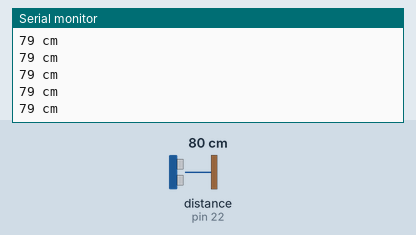
A sketch run on a simulated Arduino Mega 2560, built with avr-gcc and run on an emulated ATmega2560. Shown: the last lines printed to the serial monitor. Inputs (shaded band) come from the test bench; at power-on: distance to the obstacle (sensor on pin 22) 80 cm. The echo pulse lasts 58.3 µs per cm.

Above: at 1.2 s.
1.3 s: distance to the obstacle (sensor on pin 22) set to 2 cm
At 1.48 s:
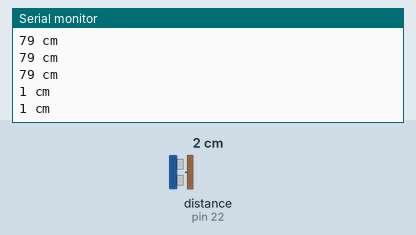
2.8 s: distance to the obstacle (sensor on pin 22) set to 4 cm
At 2.89 s:
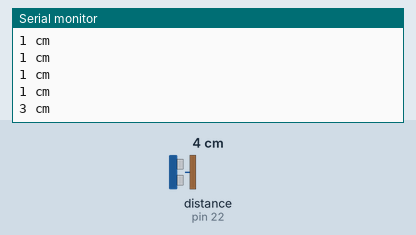
Timing chart, 0 to 5.8 s (numbered marks = the images above; inputs shaded):
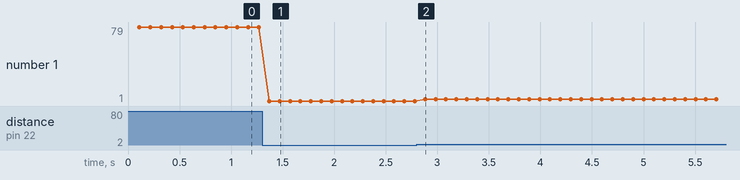

Measured:
- after the input at 1.3 s, the serial monitor: prints a new line after 0.07 s (image 1)
- after the input at 2.8 s, the serial monitor: prints a new line after 0.08 s (image 2)
- plotted number 1: 79 → 1 after the input at 1.3 s, 1 → 3 after the input at 2.8 s

The sketch:

Ultrasound_test.ino
```cpp
#define US 22
#define SPEED_OF_SOUND 0.034

uint16_t read_motion_sensor();


void setup()
{
	Serial.begin(115200);
	Serial.print("\r\nStart");


}

void loop()
{
  Serial.print(read_motion_sensor());
  Serial.println(" cm");

  delay(100);
}

uint16_t time_to_cm(int microseconds) {
  //Serial.println(microseconds);
  return SPEED_OF_SOUND * microseconds / 2;
}

uint16_t read_motion_sensor() {
  int pulseDuration;
  pinMode(US, OUTPUT);
  digitalWrite(US, LOW);
  delayMicroseconds(2);
  digitalWrite(US, HIGH);
  delayMicroseconds(5);
  digitalWrite(US, LOW);

  pinMode(US, INPUT);
  pulseDuration = pulseIn(US, HIGH);

  return time_to_cm(pulseDuration);

}
```
